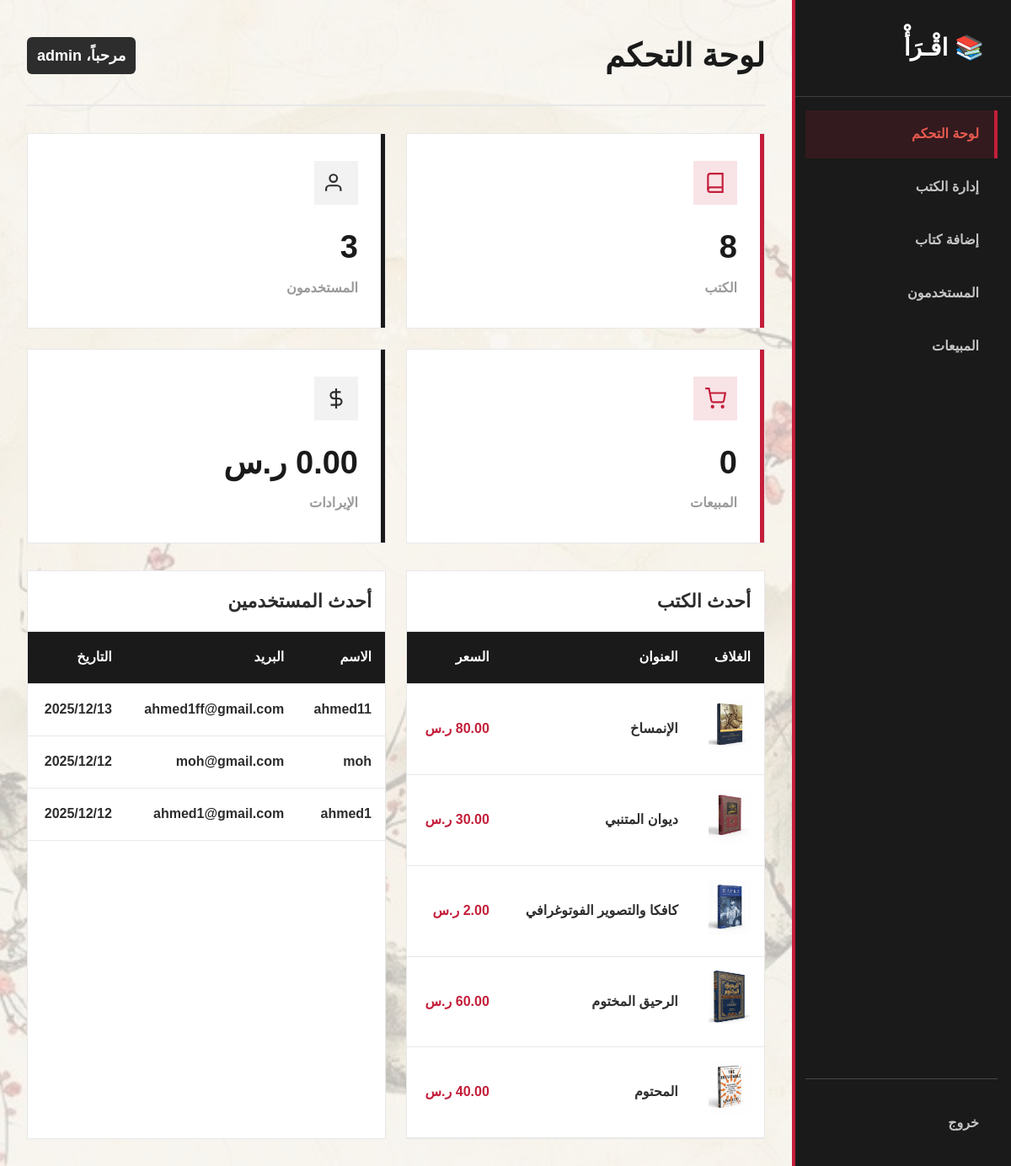
Page /admin/admin_home.php (signed in) on the committed database.
### tables this page shows
CREATE TABLE `books` (
  `book_id` int(11) NOT NULL,
  `title` varchar(200) NOT NULL,
  `author` varchar(100) NOT NULL,
  `category` varchar(50) NOT NULL,
  `price` decimal(10,2) NOT NULL,
  `description` text DEFAULT NULL,
  `image` varchar(255) DEFAULT 'default_book.jpg',
  `stock_quantity` int(11) DEFAULT 10,
  `created_at` timestamp NOT NULL DEFAULT current_timestamp()
);

CREATE TABLE `users` (
  `user_id` int(11) NOT NULL,
  `username` varchar(50) NOT NULL,
  `email` varchar(100) NOT NULL,
  `password` varchar(255) NOT NULL,
  `is_admin` tinyint(1) DEFAULT 0,
  `created_at` timestamp NOT NULL DEFAULT current_timestamp()
);

### admin/admin_home.php (the view, shortened to what this page needs)
<?php
require_once '../config/database.php';
$booksCount = mysqli_fetch_assoc(mysqli_query($conn, "SELECT COUNT(*) as count FROM books"))['count'] ?? 0;
$usersCount = mysqli_fetch_assoc(mysqli_query($conn, "SELECT COUNT(*) as count FROM users WHERE is_admin = 0"))['count'] ?? 0;
$salesCount = mysqli_fetch_assoc(mysqli_query($conn, "SELECT COUNT(*) as count FROM sales"))['count'] ?? 0;
$totalRevenue = mysqli_fetch_assoc(mysqli_query($conn, "SELECT COALESCE(SUM(total_price), 0) as total FROM sales"))['total'] ?? 0;
$recentBooks = mysqli_query($conn, "SELECT * FROM books ORDER BY created_at DESC LIMIT 5");
$recentUsers = mysqli_query($conn, "SELECT * FROM users WHERE is_admin = 0 ORDER BY created_at DESC LIMIT 5");
?>
<!DOCTYPE html>
<html lang="ar" dir="rtl">
<head>
    <link rel="stylesheet" href="../css/style.css">
</head>
<body class="admin-body">
    <div class="admin-layout">
        <aside class="admin-sidebar">
            <div class="admin-sidebar-brand">📚 اقْـرَأْ</div>
            <ul class="admin-nav">
                <li><a href="admin_home.php" class="admin-nav-link active">لوحة التحكم</a></li>
                <li><a href="manage_books.php" class="admin-nav-link">إدارة الكتب</a></li>
                <li><a href="add_book.php" class="admin-nav-link">إضافة كتاب</a></li>
                <li><a href="view_users.php" class="admin-nav-link">المستخدمون</a></li>
                <li><a href="view_sales.php" class="admin-nav-link">المبيعات</a></li>
                <li style="margin-top: auto; padding-top: 24px; border-top: 1px solid rgba(255,255,255,0.2);">
                    <a href="../logout.php" class="admin-nav-link">خروج</a>
                </li>
            </ul>
        </aside>
        <main class="admin-main">
<div class="admin-header">
    <h1 class="admin-title">لوحة التحكم</h1>
    <span style="
        background-color: var(--ink-dark); /* الخلفية السوداء */
        color: var(--pure-white);       /* لون النص الأبيض */
        padding: 6px 12px;              /* حشو داخلي لجعله مربعاً */
        border-radius: 6px;             /* زوايا مستديرة */
        font-weight: 700;               /* خط عريض */
        display: inline-block;          /* ضروري لتطبيق الحشو والخلفية بشكل صحيح */
    ">
        مرحباً، <?php echo htmlspecialchars($_SESSION['username']); ?>
    </span>
</div>
            <div class="stats-grid">
                <div class="stat-card">
                    <div class="stat-card-icon red">
                        <svg xmlns="http://www.w3.org/2000/svg" viewBox="0 0 24 24" fill="none" stroke="currentColor" stroke-width="2">
                            <path d="M4 19.5A2.5 2.5 0 0 1 6.5 17H20"/>
                            <path d="M6.5 2H20v20H6.5A2.5 2.5 0 0 1 4 19.5v-15A2.5 2.5 0 0 1 6.5 2z"/>
                        </svg>
                    </div>
                    <div class="stat-card-value"><?php echo $booksCount; ?></div>
                    <div class="stat-card-label">الكتب</div>
                </div>
                <div class="stat-card">
                    <div class="stat-card-icon dark">
                        <svg xmlns="http://www.w3.org/2000/svg" viewBox="0 0 24 24" fill="none" stroke="currentColor" stroke-width="2">
                            <path d="M17 21v-2a4 4 0 0 0-4-4H5a4 4 0 0 0-4 4v2"/>
                            <circle cx="9" cy="7" r="4"/>
                        </svg>
                    </div>
                    <div class="stat-card-value"><?php echo $usersCount; ?></div>
                    <div class="stat-card-label">المستخدمون</div>
                </div>
                <div class="stat-card">
                    <div class="stat-card-icon red">
                        <svg xmlns="http://www.w3.org/2000/svg" viewBox="0 0 24 24" fill="none" stroke="currentColor" stroke-width="2">
                            <circle cx="9" cy="21" r="1"/>
                            <circle cx="20" cy="21" r="1"/>
                            <path d="M1 1h4l2.68 13.39a2 2 0 0 0 2 1.61h9.72a2 2 0 0 0 2-1.61L23 6H6"/>
                        </svg>
                    </div>
                    <div class="stat-card-value"><?php echo $salesCount; ?></div>
                    <div class="stat-card-label">المبيعات</div>
                </div>
                <div class="stat-card">
                    <div class="stat-card-icon dark">
                        <svg xmlns="http://www.w3.org/2000/svg" viewBox="0 0 24 24" fill="none" stroke="currentColor" stroke-width="2">
                            <line x1="12" y1="1" x2="12" y2="23"/>
                            <path d="M17 5H9.5a3.5 3.5 0 0 0 0 7h5a3.5 3.5 0 0 1 0 7H6"/>
                        </svg>
                    </div>
                    <div class="stat-card-value"><?php echo number_format($totalRevenue, 2); ?> ر.س</div>
                    <div class="stat-card-label">الإيرادات</div>
                </div>
            </div>
            <div style="display: grid; grid-template-columns: 1fr 1fr; gap: 24px;">
                <div class="data-table">
                    <div style="padding: 16px; border-bottom: 1px solid var(--ink-pale);">
                        <h3>أحدث الكتب</h3>
                    </div>
                    <table>
                        <thead>
                            <tr>
                                <th>الغلاف</th>
                                <th>العنوان</th>
                                <th>السعر</th>
                            </tr>
                        </thead>
                        <tbody>
                            <?php if ($recentBooks && mysqli_num_rows($recentBooks) > 0): ?>
                                <?php while ($book = mysqli_fetch_assoc($recentBooks)): ?>
                                <tr>
                                    <td>
                                        <img src="../uploads/<?php echo htmlspecialchars($book['image']); ?>"
                                             class="data-table-image"
                                             onerror="this.src='https://via.placeholder.com/50x70/2d2d2d/c41e3a?text=📚'">
                                    </td>
                                    <td><?php echo htmlspecialchars($book['title']); ?></td>
                                    <td style="color: var(--red); font-weight: 600;">
                                        <?php echo number_format($book['price'], 2); ?> ر.س
                                    </td>
                                </tr>
                                <?php endwhile; ?>
                            <?php else: ?>
                                <tr><td colspan="3" class="text-center text-muted">لا توجد كتب</td></tr>
                            <?php endif; ?>
                        </tbody>
                    </table>
                </div>
                <div class="data-table">
                    <div style="padding: 16px; border-bottom: 1px solid var(--ink-pale);">
                        <h3>أحدث المستخدمين</h3>
                    </div>
                    <table>
                        <thead>
                            <tr>
                                <th>الاسم</th>
                                <th>البريد</th>
                                <th>التاريخ</th>
                            </tr>
                        </thead>
                        <tbody>
                            <?php if ($recentUsers && mysqli_num_rows($recentUsers) > 0): ?>
                                <?php while ($user = mysqli_fetch_assoc($recentUsers)): ?>
                                <tr>
                                    <td><strong><?php echo htmlspecialchars($user['username']); ?></strong></td>
                                    <td><?php echo htmlspecialchars($user['email']); ?></td>
                                    <td><?php echo date('Y/m/d', strtotime($user['created_at'])); ?></td>
                                </tr>
                                <?php endwhile; ?>
                            <?php else: ?>
                                <tr><td colspan="3" class="text-center text-muted">لا يوجد مستخدمون</td></tr>
                            <?php endif; ?>
                        </tbody>
                    </table>
                </div>
            </div>
        </main>
    </div>
</body>
</html>

### rows in the picture
books: image (picture), title "الإنمساخ"
books: image (picture), title "ديوان المتنبي"
books: image (picture), title "كافكا والتصوير الفوتوغرافي"
books: image (picture), title "الرحيق المختوم"
books: image (picture), title "المحتوم"
users: username "ahmed11", email "ahmed1ff@gmail.com", created_at "2025/12/13"
users: username "moh", email "moh@gmail.com", created_at "2025/12/12"
users: username "ahmed1", email "ahmed1@gmail.com", created_at "2025/12/12"

### other values in the picture
$_SESSION['username'] "admin"
$booksCount "8"
$usersCount "3"
$salesCount "0"
